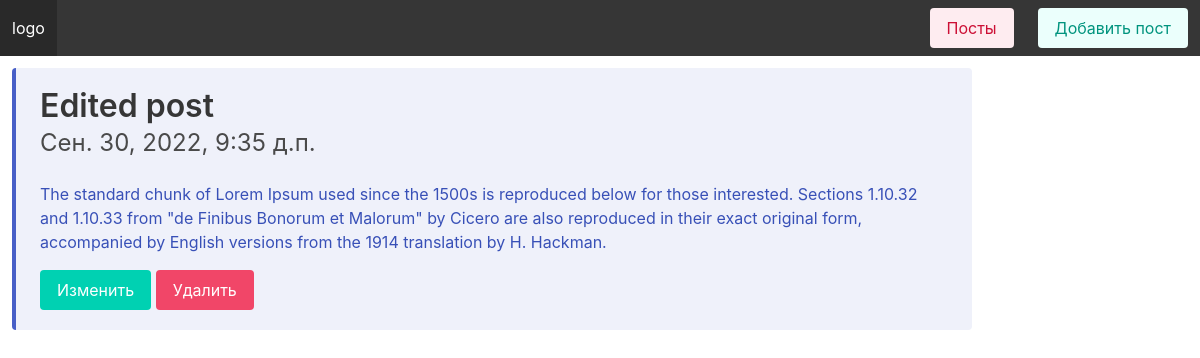
The page /post/view/4/ on the database its author committed.
### crudApp/models.py (models this page shows, shortened)
class Post(models.Model):
    title = models.CharField("Заголовок", max_length=255)
    content = models.TextField("Контент")
    postDate = models.DateTimeField(default=datetime.now)
    class Meta:
        verbose_name = "Пост"
        verbose_name_plural = "Посты"

### crudApp/views.py (the view)
# urls.py: path('post/view/<int:pk>/', views.postDetail, name='postDetail'),
def postDetail(request, pk):
    post = get_object_or_404(Post, pk=pk)
    return render(request, "pages/post-detail.html", {
        'post': post
    })

### crudApp/templates/pages/post-detail.html (shortened to what this page needs)
{% extends '../base.html' %}
{% block content %}
<article class="message is-link">
    <div class="message-body">
        <h3 class="title is-3">{{ post.title }}</h3>
        <h4 class="subtitle is-4">{{ post.postDate}}</h4>
        <p class="mb-4">{{ post.content }}</p>
        <a href="{% url 'editPost' pk=post.pk %}" class="button is-primary">Изменить</a>
        <a href="{% url 'deletePost' pk=post.pk %}" class="button is-danger">Удалить</a>
    </div>
</article>
{% endblock %}

### rows shown on the page
Post: title "Edited post", postDate "Сен. 30, 2022, 9:35 д.п.", content "The standard chunk of Lorem Ipsum used since the 1500s is reproduced below for those interested. Sections 1.10.32 and 1.10.33 from \"de Finibus Bonorum et Malorum\" by Cicero are also reproduced in their exact original form, accompanied by English versions from the 1914 translation by H. Hackman."
